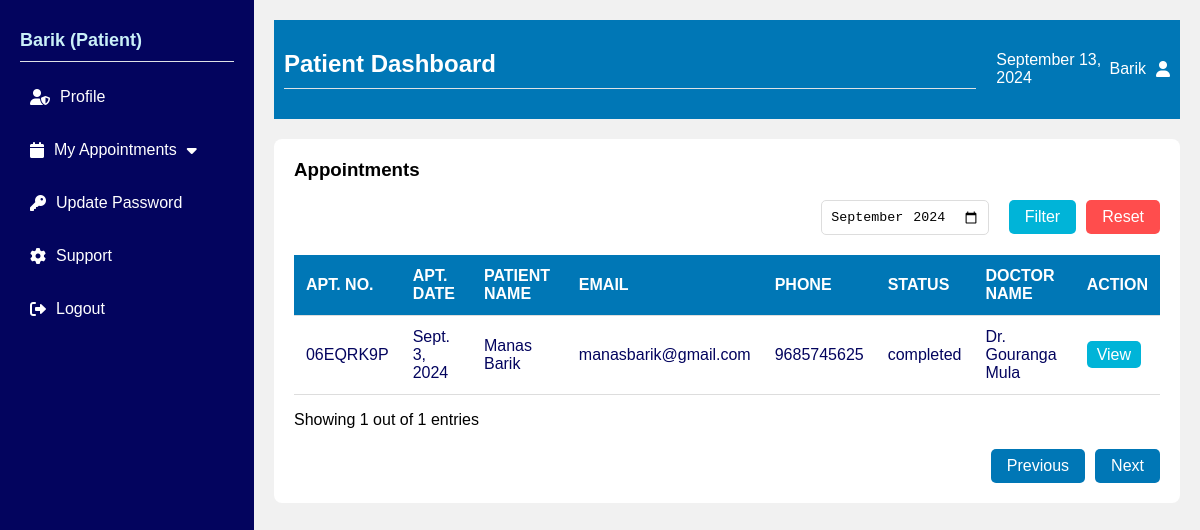
/appointment_history/ (signed in), run on the app's committed database.
### doctorapp/models.py (models this page shows, shortened)
class Appointment(models.Model):
    STATUS_CHOICES = [
        ('booked', 'Booked'),
        ('cancelled', 'Cancelled'),
        ('completed', 'Completed'),
    ]
    CONSULTATION_STATUS_CHOICES = [
        ('pending', 'Pending'),
        ('completed', 'Completed'),
        ('failed', 'Failed'),
    ]
    apt_no = models.CharField(max_length=20,primary_key=True)
    apt_date = models.DateField()
    doctor = models.ForeignKey(DoctorProfile, on_delete=models.CASCADE)
    patient = models.ForeignKey(PatientProfile, on_delete=models.CASCADE)
    patient_name = models.CharField(max_length=255)
    patient_email = models.EmailField()
    patient_phone = models.CharField(max_length=20)
    patient_age = models.PositiveIntegerField()
    patient_dob = models.DateField()
    patient_gender = models.CharField(max_length=10)
    patient_comment = models.TextField(blank=True, null=True)
    doctor_comment = models.TextField(blank=True, null=True)
    consultation_fees = models.DecimalField(max_digits=10, decimal_places=2, default=0.00)
    status = models.CharField(max_length=20, choices=STATUS_CHOICES, default='booked')
    consultation_status = models.CharField(max_length=20, choices=CONSULTATION_STATUS_CHOICES, default='pending')

### authapp/models.py (models this page shows, shortened)
class DoctorProfile(models.Model):
    user = models.OneToOneField(User, on_delete=models.CASCADE)
    phone = models.CharField(max_length=20)
    department = models.ForeignKey(Department, on_delete=models.SET_NULL, null=True)
    gender = models.CharField(max_length=10, choices=[('male', 'Male'), ('female', 'Female'), ('other', 'Other')])
    designation = models.CharField(max_length=100, blank=True, null=True)
    qualification = models.CharField(max_length=100, blank=True, null=True)
    experience = models.PositiveIntegerField(default=0)
    specialization = models.CharField(max_length=100, blank=True, null=True)
    bio = models.TextField(max_length=500, blank=True, null=True)
    consultant_fees = models.DecimalField(max_digits=10, decimal_places=2, default=0.00)
    profile_image = models.ImageField(upload_to='images/', blank=True, null=True)
    address = models.CharField(max_length=255, blank=True, null=True)
    is_doctor = models.BooleanField(default=True)
    def get_full_name(self):
        return f"Dr. {self.user.first_name} {self.user.last_name}"

### patientapp/views.py (the view)
# urls.py: path('appointment_history/',appointment_history_view, name='appointment_history'),
@login_required
def appointment_history_view(request):
    patient = request.user.patientprofile
    appointments = Appointment.objects.filter(patient=patient)
    context = {
        'appointments': appointments,
    }
    return render(request, 'appointment_history.html', context)

### patientapp/templates/appointment_history.html (shortened to what this page needs)
{% load static %}
<!DOCTYPE html>
<html lang="en">
<head>
    <link rel="stylesheet" type="text/css" href="{% static 'css/patientcss/styles.css' %}">
  <link rel="stylesheet" href="https://cdnjs.cloudflare.com/ajax/libs/font-awesome/6.0.0-beta3/css/all.min.css">
</head>
<body>
  <div class="container">
    <nav class="sidebar">
        <div class="logo">
            <h2>{{ request.session.user_name }} (Patient)</h2>
        </div>
        <ul class="nav-links">
            <li><a href="{% url 'patient_profile' %}"><i class="fas fa-user-shield"></i> Profile</a></li>
            <li class="dropdown">
                <a href="" class="dropdown-toggle"><i class="fas fa-calendar"></i> My Appointments <i class="fas fa-caret-down"></i></a>
            </li>
            <li><a href="{% url 'patient_update_password' %}"><i class="fas fa-key"></i> Update Password</a></li>
            <li><a href="{% url 'website' %}"><i class="fas fa-cog"></i> Support</a></li>
            <li><a href="{% url 'logout' %}"><i class="fas fa-sign-out-alt"></i> Logout</a></li>
        </ul>
    </nav>
    <div class="main-content">
        <header>
            <h2>Patient Dashboard</h2>
            <div class="date"></div>
            <div class="user-profile">
                <span>{{ request.session.user_name }}</span>
                <i class="fas fa-user"></i>
            </div>
        </header>
        <section class="appointments">
          <h3>Appointments</h3>
          <div class="search-filter-reset">
              <input type="month" id="month-picker" class="month-picker">
              <a href="#" class="filter">Filter</a>
              <a href="#" class="reset">Reset</a>
          </div>
          <table class="appointments-table">
              <thead>
                  <tr>
                      <th>APT. NO.</th>
                      <th>APT. DATE</th>
                      <th>PATIENT NAME</th>
                      <th>EMAIL</th>
                      <th>PHONE</th>
                      <th>STATUS</th>
                      <th>DOCTOR NAME</th>
                      <th>ACTION</th>
                  </tr>
              </thead>
              <tbody>
                  {% for appointment in appointments %}
                  <tr>
                      <td>{{ appointment.apt_no }}</td>
                      <td>{{ appointment.apt_date }}</td>
                      <td>{{ appointment.patient_name }}</td>
                      <td>{{ appointment.patient_email }}</td>
                      <td>{{ appointment.patient_phone }}</td>
                      <td><span class="status {{ appointment.status|lower }}">{{ appointment.status }}</span></td>
                      <td>{{ appointment.doctor.get_full_name }}</td>
                      <td><a href="{% url 'view_appointments' apt_no=appointment.apt_no %}" class="view">View</a></td>
                  </tr>
                  {% empty %}
                  <tr>
                      <td colspan="8">No appointments found.</td>
                  </tr>
                  {% endfor %}
              </tbody>
          </table>
          <div class="pagination-text">
              <p>Showing 1 out of {{ appointments|length }} entries</p>
          </div>
          <div class="pagination">
              <a href="#" class="prev">Previous</a>
              <a href="#" class="next">Next</a>
          </div>
      </section>
  </div>
    </div>
  </body>
</html>

### static/css/patientcss/styles.css (style rules this page uses)
body { font-family: 'Arial', sans-serif; margin: 0; padding: 0; background-color: #f8f9fa; }
.container { display: flex; }
.sidebar { width: 250px; background-color: #03045e; height: 100vh; color: white; padding: 20px; }
.logo h2 { text-align: center; font-size: 18px; margin: 10px 0; color: #caf0f8; }
.nav-links { list-style-type: none; padding: 0; }
.nav-links li { margin-bottom: 15px; }
.nav-links a { text-decoration: none; color: white; font-size: 16px; display: flex; align-items: center; padding: 10px; border-radius: 5px; transition: background 0.3s; }
.nav-links i { margin-right: 10px; }
.dropdown { position: relative; }
.fa-caret-down { padding-left: 10px; }
.main-content { background-color: #f1f1f1; flex-grow: 1; padding: 20px; }
header { display: flex; justify-content: space-between; align-items: center; background-color: #0077b6; padding: 10px; color: white; }
header .date { margin-left: 20px; }
header .user-profile { display: flex; align-items: center; }
header .user-profile i { margin-left: 10px; }
.appointments { background-color: #ffffff; padding: 20px; margin-top: 20px; border-radius: 8px; }
.appointments h3 { margin-top: 0; }
.search-filter-reset { display: flex; justify-content: flex-end; margin-bottom: 10px; align-items: center; }
.filter, .reset { border: none; padding: 8px 16px; margin-left: 10px; text-decoration: none; border-radius: 5px; }
.filter { background-color: #00b4d8; color: #ffffff; }
.reset { background-color: #ff4d4d; color: #ffffff; }
.appointments-table { width: 100%; border-collapse: collapse; margin-top: 10px; }
.appointments-table th, .appointments-table td { padding: 12px; text-align: left; border-bottom: 1px solid #ddd; }
.view { background-color: #00b4d8; color: #ffffff; text-decoration: none; padding: 5px 10px; border-radius: 5px; }
.pagination { display: flex; justify-content: flex-end; margin-top: 20px; }
.pagination .prev, .pagination .next { background-color: #0077b6; color: #ffffff; text-decoration: none; padding: 8px 16px; margin-left: 10px; border-radius: 5px; }
.appointments-table { width: 100%; border-collapse: collapse; margin-top: 20px; }
.appointments-table th { background-color: #0077b6; color: #ffffff; }
.appointments-table td { color: #03045e; }
.month-picker { padding: 8px; margin-right: 10px; border-radius: 5px; border: 1px solid #ddd; }
h2 { width: 100%; margin-bottom: 20px; font-size: 1.5rem; border-bottom: 1px solid #dee2e6; padding-bottom: 10px; }
h2 { margin-bottom: 20px; font-size: 1.5rem; border-bottom: 1px solid #dee2e6; padding-bottom: 10px; display: flex; align-items: center; }

### data on the page
Appointment: apt_no "06EQRK9P", apt_date "Sept. 3, 2024", patient_name "Manas Barik", patient_email "manasbarik@gmail.com", patient_phone "9685745625", status "completed", doctor.get_full_name "Dr. Gouranga Mula"

### other printed values
{{ request.session.user_name }} "Barik"
{{ appointments|length }} "1"
